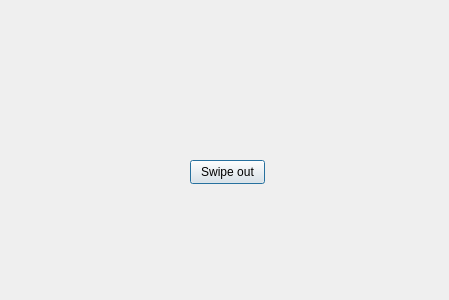
<?xml version="1.0" encoding="UTF-8"?>
<ui version="4.0">
 <class>other_view</class>
 <widget class="QDialog" name="other_view">
  <property name="geometry">
   <rect>
    <x>0</x>
    <y>0</y>
    <width>449</width>
    <height>300</height>
   </rect>
  </property>
  <property name="windowTitle">
   <string>other_user_view</string>
  </property>
  <widget class="QPushButton" name="swipe_out_btn">
   <property name="geometry">
    <rect>
     <x>190</x>
     <y>160</y>
     <width>75</width>
     <height>24</height>
    </rect>
   </property>
   <property name="text">
    <string>Swipe out</string>
   </property>
  </widget>
 </widget>
 <resources/>
 <connections/>
</ui>
